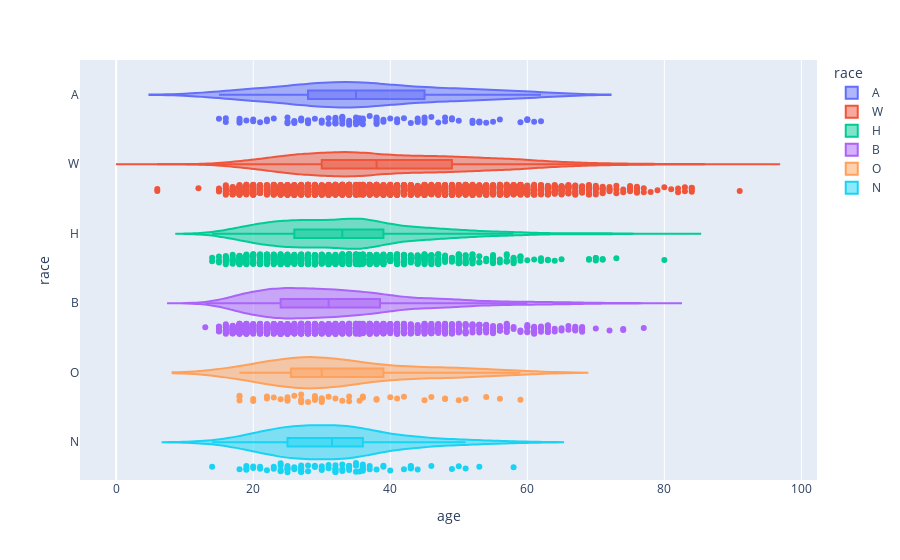

Notebook cell for this chart:
### Code cell
import plotly.express as px
px.violin(wrangled1, y='race', x='age', color='race', box=True, points='all', hover_data=wrangled1.columns)

### Figure 1 — Plotly figure (JSON) as saved in the notebook; plotly's stock layout.template omitted (floating-point values rounded to 4 significant figures; data arrays with more than 128 entries replaced by an {"elided": "..."} marker saying what was removed)
{"data": [{"alignmentgroup": "True", "box": {"visible": true}, "customdata": {"elided": "93x3 mixed values"}, "hovertemplate": "race=%{customdata[0]}<br>age=%{customdata[2]}<br>state=%{customdata[1]}<extra></extra>", "legendgroup": "A", "marker": {"color": "#636efa"}, "name": "A", "offsetgroup": "A", "orientation": "h", "points": "all", "scalegroup": "True", "showlegend": true, "type": "violin", "x": [53, 35, 35, 28, 28, 39, 32, 60, 59, 31, 44, 25, 39, 35.52, 40, 38, 53, 41, 34, 28, 33, 27, 61, 18, 44, 45, 15, 26, 48, 37, 32, 41, 33, 45, 30, 33, 43, 18, 20, 19, 22, 28, 56, 29, 22, 35, 27, 52, 38, 27, 21, 18, 34, 36, 55, 60, 62, 38, 53, 44, 25, 48, 36, 42, 30, 36, 38, 32, 34, 20, 16, 47, 31, 54, 49, 35, 26, 23, 49, 46, 45, 35.52, 32, 38, 52, 33, 25, 60, 16, 33, 50, 26, 32], "x0": " ", "xaxis": "x", "y": ["A", "A", "A", "A", "A", "A", "A", "A", "A", "A", "A", "A", "A", "A", "A", "A", "A", "A", "A", "A", "A", "A", "A", "A", "A", "A", "A", "A", "A", "A", "A", "A", "A", "A", "A", "A", "A", "A", "A", "A", "A", "A", "A", "A", "A", "A", "A", "A", "A", "A", "A", "A", "A", "A", "A", "A", "A", "A", "A", "A", "A", "A", "A", "A", "A", "A", "A", "A", "A", "A", "A", "A", "A", "A", "A", "A", "A", "A", "A", "A", "A", "A", "A", "A", "A", "A", "A", "A", "A", "A", "A", "A", "A"], "y0": " ", "yaxis": "y"}, {"alignmentgroup": "True", "box": {"visible": true}, "customdata": {"elided": "2473x3 mixed values"}, "hovertemplate": "race=%{customdata[0]}<br>age=%{customdata[2]}<br>state=%{customdata[1]}<extra></extra>", "legendgroup": "W", "marker": {"color": "#EF553B"}, "name": "W", "offsetgroup": "W", "orientation": "h", "points": "all", "scalegroup": "True", "showlegend": true, "type": "violin", "x": {"elided": "2473 float values"}, "x0": " ", "xaxis": "x", "y": {"elided": "2473 str values"}, "y0": " ", "yaxis": "y"}, {"alignmentgroup": "True", "box": {"visible": true}, "customdata": {"elided": "902x3 mixed values"}, "hovertemplate": "race=%{customdata[0]}<br>age=%{customdata[2]}<br>state=%{customdata[1]}<extra></extra>", "legendgroup": "H", "marker": {"color": "#00cc96"}, "name": "H", "offsetgroup": "H", "orientation": "h", "points": "all", "scalegroup": "True", "showlegend": true, "type": "violin", "x": {"elided": "902 float values"}, "x0": " ", "xaxis": "x", "y": {"elided": "902 str values"}, "y0": " ", "yaxis": "y"}, {"alignmentgroup": "True", "box": {"visible": true}, "customdata": {"elided": "1296x3 mixed values"}, "hovertemplate": "race=%{customdata[0]}<br>age=%{customdata[2]}<br>state=%{customdata[1]}<extra></extra>", "legendgroup": "B", "marker": {"color": "#ab63fa"}, "name": "B", "offsetgroup": "B", "orientation": "h", "points": "all", "scalegroup": "True", "showlegend": true, "type": "violin", "x": {"elided": "1296 float values"}, "x0": " ", "xaxis": "x", "y": {"elided": "1296 str values"}, "y0": " ", "yaxis": "y"}, {"alignmentgroup": "True", "box": {"visible": true}, "customdata": {"elided": "48x3 mixed values"}, "hovertemplate": "race=%{customdata[0]}<br>age=%{customdata[2]}<br>state=%{customdata[1]}<extra></extra>", "legendgroup": "O", "marker": {"color": "#FFA15A"}, "name": "O", "offsetgroup": "O", "orientation": "h", "points": "all", "scalegroup": "True", "showlegend": true, "type": "violin", "x": [48, 42, 34, 46, 20, 24, 48, 30, 27, 18, 18, 27, 28, 30, 50, 38, 29, 56, 29, 25, 29, 54, 36, 22, 18, 30, 41, 29, 25, 38, 25, 27, 32, 33, 26, 35.52, 51, 36, 45, 59, 23, 30, 40, 34, 27, 20, 31, 22], "x0": " ", "xaxis": "x", "y": ["O", "O", "O", "O", "O", "O", "O", "O", "O", "O", "O", "O", "O", "O", "O", "O", "O", "O", "O", "O", "O", "O", "O", "O", "O", "O", "O", "O", "O", "O", "O", "O", "O", "O", "O", "O", "O", "O", "O", "O", "O", "O", "O", "O", "O", "O", "O", "O"], "y0": " ", "yaxis": "y"}, {"alignmentgroup": "True", "box": {"visible": true}, "customdata": {"elided": "78x3 mixed values"}, "hovertemplate": "race=%{customdata[0]}<br>age=%{customdata[2]}<br>state=%{customdata[1]}<extra></extra>", "legendgroup": "N", "marker": {"color": "#19d3f3"}, "name": "N", "offsetgroup": "N", "orientation": "h", "points": "all", "scalegroup": "True", "showlegend": true, "type": "violin", "x": [26, 24, 37, 31, 35, 23, 19, 33, 46, 49, 32, 22, 36, 36, 38, 27, 43, 31, 26, 34, 29, 29, 19, 23, 44, 20, 28, 34, 25, 24, 21, 53, 33, 32, 25, 30, 43, 30, 35, 27, 33, 30, 14, 24, 19, 28, 36, 21, 27, 27, 50, 39, 20, 36, 32, 24, 34, 32, 43, 43, 37, 32, 35.52, 25, 34, 27, 25, 32, 42, 40, 27, 35, 39, 58, 18, 51, 25, 27], "x0": " ", "xaxis": "x", "y": ["N", "N", "N", "N", "N", "N", "N", "N", "N", "N", "N", "N", "N", "N", "N", "N", "N", "N", "N", "N", "N", "N", "N", "N", "N", "N", "N", "N", "N", "N", "N", "N", "N", "N", "N", "N", "N", "N", "N", "N", "N", "N", "N", "N", "N", "N", "N", "N", "N", "N", "N", "N", "N", "N", "N", "N", "N", "N", "N", "N", "N", "N", "N", "N", "N", "N", "N", "N", "N", "N", "N", "N", "N", "N", "N", "N", "N", "N"], "y0": " ", "yaxis": "y"}], "layout": {"legend": {"title": {"text": "race"}, "tracegroupgap": 0}, "margin": {"t": 60}, "violinmode": "overlay", "xaxis": {"anchor": "y", "domain": [0, 1], "title": {"text": "age"}}, "yaxis": {"anchor": "x", "categoryarray": ["N", "O", "B", "H", "W", "A"], "categoryorder": "array", "domain": [0, 1], "title": {"text": "race"}}}}
